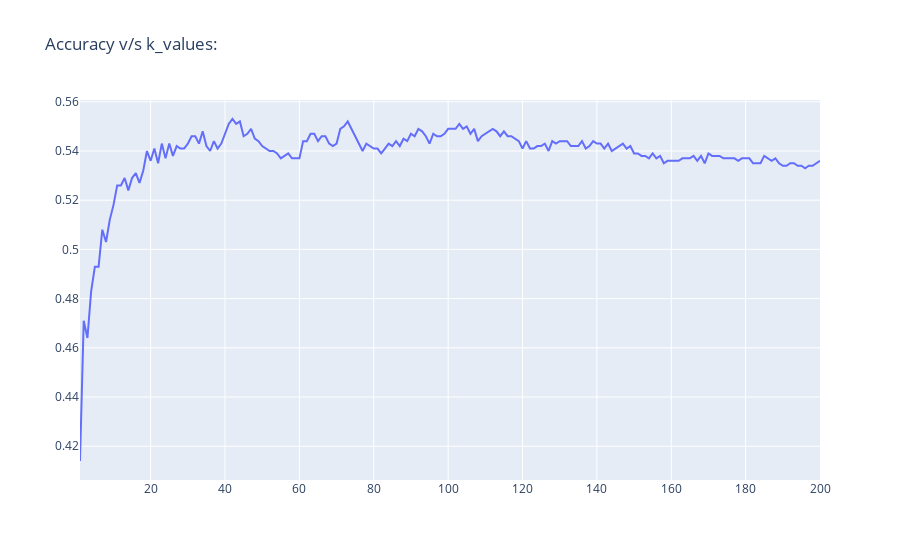

Source (notebook cell):
### Code cell
fig = go.Figure()
fig.update_layout(title = "Accuracy v/s k_values:")
fig.add_trace(
    go.Scatter(
        x = list(k_indices),
        y = accuracies
    )
)

### Figure 1 — Plotly figure (JSON) as saved in the notebook; plotly's stock layout.template omitted (floating-point values rounded to 4 significant figures; data arrays with more than 128 entries replaced by an {"elided": "..."} marker saying what was removed)
{"data": [{"type": "scatter", "x": {"elided": "200 int values"}, "y": {"elided": "200 float values"}}], "layout": {"title": {"text": "Accuracy v/s k_values:"}}}
